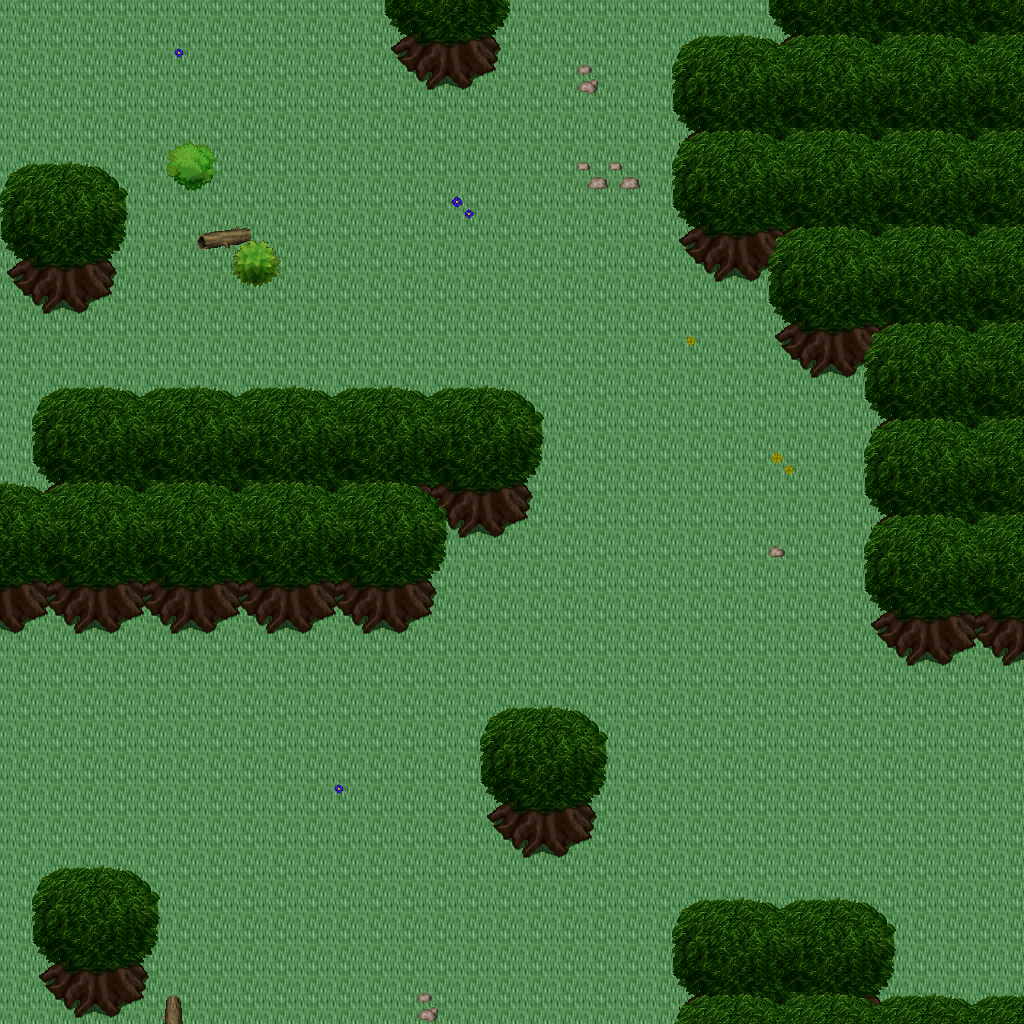

The image is a tile-based game level rendered from a .tmx file. Its description and source (layers, tilesets, objects; grid data summarised) follow:
An orthogonal 32x32 tile map with 32x32 px tiles, 5 tile layers (Ground, Objects, Objects2, Above, ...), 1 hidden layer not drawn, 16 tilesets.

<map version="1.10" tiledversion="1.11.0" orientation="orthogonal" renderorder="right-down" width="32" height="32" tilewidth="32" tileheight="32" infinite="0" nextlayerid="11" nextobjectid="1">
 <tileset firstgid="1" name="logic_collision" tilewidth="32" tileheight="32" tilecount="1" columns="1">
  <image source="../drawable/logic_collision.png" width="32" height="32" />
 </tileset>
 <tileset firstgid="2" name="ground_ground" tilewidth="32" tileheight="32" tilecount="33" columns="3">
  <image source="../drawable/ground_ground.png" width="96" height="352" />
 </tileset>
 <tileset firstgid="35" name="ground_ridge_earth_pale" tilewidth="32" tileheight="32" tilecount="96" columns="12">
  <image source="../drawable/ground_ridge_earth_pale.png" width="384" height="256" />
 </tileset>
 <tileset firstgid="131" name="ground_ridge_earth_dark" tilewidth="32" tileheight="32" tilecount="96" columns="12">
  <image source="../drawable/ground_ridge_earth_dark.png" width="384" height="256" />
 </tileset>
 <tileset firstgid="227" name="ground_ladder_horizontal_dark" tilewidth="32" tileheight="32" tilecount="3" columns="1">
  <image source="../drawable/ground_ladder_horizontal_dark.png" width="32" height="96" />
 </tileset>
 <tileset firstgid="230" name="plant_tree_tree_darkgreen" tilewidth="32" tileheight="32" tilecount="88" columns="8">
  <image source="../drawable/plant_tree_tree_darkgreen.png" width="256" height="352" />
 </tileset>
 <tileset firstgid="318" name="plant_stump_stump_pale_purple" tilewidth="32" tileheight="32" tilecount="4" columns="2">
  <image source="../drawable/plant_stump_stump_pale_purple.png" width="64" height="64" />
 </tileset>
 <tileset firstgid="322" name="plant_stump_hollow_logs" tilewidth="32" tileheight="32" tilecount="6" columns="3">
  <image source="../drawable/plant_stump_hollow_logs.png" width="96" height="64" />
 </tileset>
 <tileset firstgid="328" name="plant_flower_daisy_yellow" tilewidth="32" tileheight="32" tilecount="8" columns="2">
  <image source="../drawable/plant_flower_daisy_yellow.png" width="64" height="128" />
 </tileset>
 <tileset firstgid="336" name="plant_flower_daisy_blue" tilewidth="32" tileheight="32" tilecount="8" columns="2">
  <image source="../drawable/plant_flower_daisy_blue.png" width="64" height="128" />
 </tileset>
 <tileset firstgid="344" name="plant_bush_leafy_2" tilewidth="32" tileheight="32" tilecount="12" columns="6">
  <image source="../drawable/plant_bush_leafy_2.png" width="192" height="64" />
 </tileset>
 <tileset firstgid="356" name="ground_rock_pebbles" tilewidth="32" tileheight="32" tilecount="3" columns="1">
  <image source="../drawable/ground_rock_pebbles.png" width="32" height="96" />
 </tileset>
 <tileset firstgid="359" name="logic_item_mushroom" tilewidth="32" tileheight="32" tilecount="6" columns="6">
  <image source="../drawable/logic_item_mushroom.png" width="192" height="32" />
 </tileset>
 <tileset firstgid="365" name="logic_item_resources" tilewidth="32" tileheight="32" tilecount="6" columns="6">
  <image source="../drawable/logic_item_resources.png" width="192" height="32" />
 </tileset>
 <tileset firstgid="371" name="logic_creature_animal" tilewidth="32" tileheight="32" tilecount="32" columns="8">
  <image source="../drawable/logic_creature_animal.png" width="256" height="128" />
 </tileset>
 <tileset firstgid="403" name="building_fence_fence_chunky" tilewidth="32" tileheight="32" tilecount="21" columns="3">
  <image source="../drawable/building_fence_fence_chunky.png" width="96" height="224" />
 </tileset>
 <layer id="1" name="Ground" width="32" height="32">
  <data>[1024 cells, 1024 non-empty, 1 distinct tile ids]</data>
 </layer>
 <layer id="2" name="Objects" width="32" height="32">
  <data>[1024 cells, 136 non-empty, 25 distinct tile ids]</data>
 </layer>
 <layer id="3" name="Objects2" width="32" height="32">
  <data>[1024 cells, 5 non-empty, 3 distinct tile ids]</data>
 </layer>
 <layer id="4" name="Above" width="32" height="32">
  <data>[1024 cells, 309 non-empty, 26 distinct tile ids]</data>
 </layer>
 <layer id="5" name="Above2" width="32" height="32">
  <data>[1024 cells, 0 non-empty, 0 distinct tile ids]</data>
 </layer>
 <layer id="6" name="Walkable" width="32" height="32" visible="0">
  <data>[1024 cells, 275 non-empty, 1 distinct tile ids]</data>
 </layer>
 <objectgroup id="7" name="Mapevents" />
 <objectgroup id="8" name="Spawn" />
 <objectgroup id="9" name="Keys" />
 <objectgroup id="10" name="Replace" />
</map>
